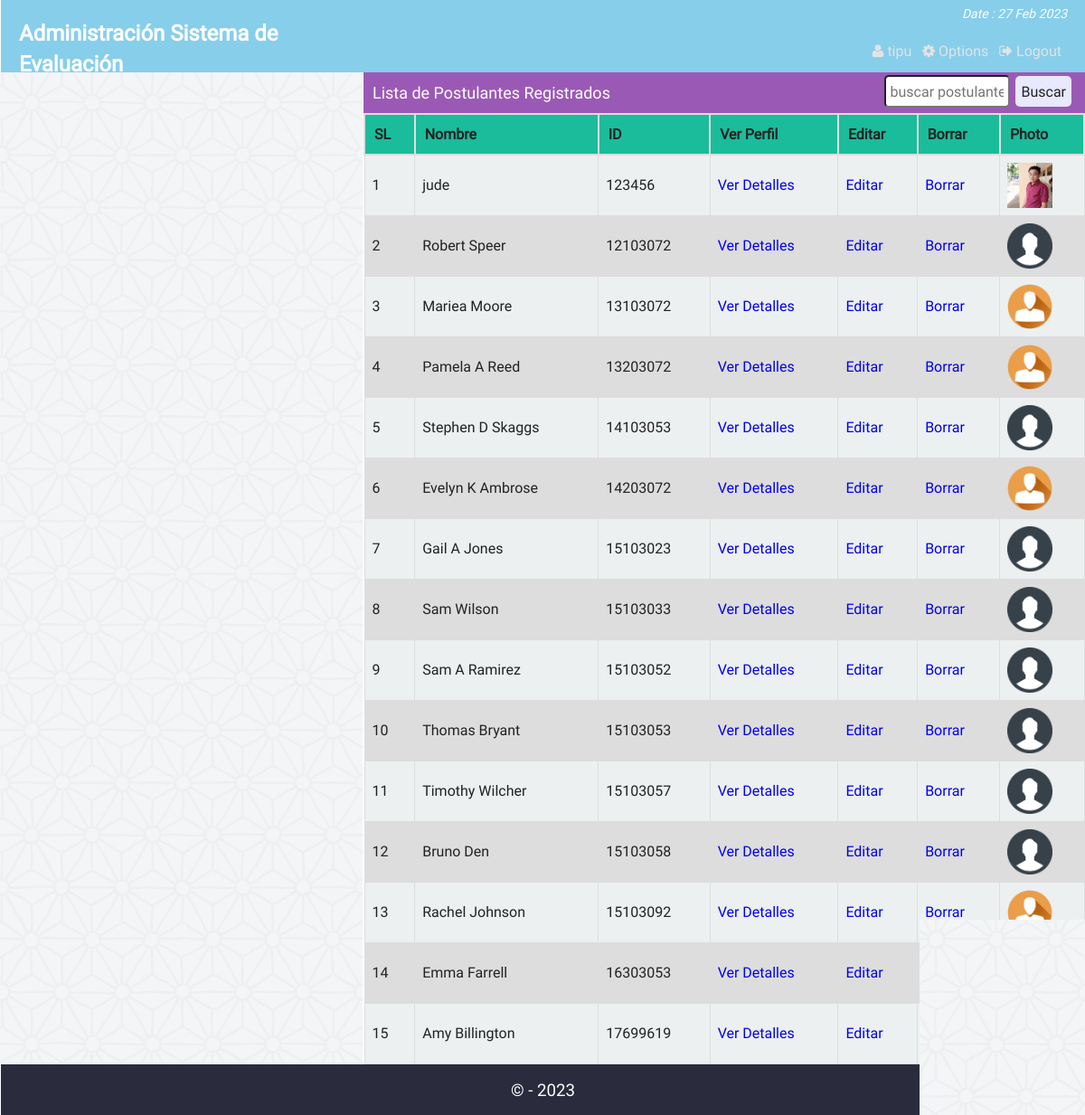
The page /admin_all_student.php (signed in) on the database its author committed.
### tables this page shows
CREATE TABLE `st_info` (
  `st_id` INTEGER,
  `name` varchar(100) NOT NULL,
   `lastname` VARCHAR(100),
   `cedula` VARCHAR(10), 
   `titulo` VARCHAR(500),
   `cargo` VARCHAR(500),
   `estado` integer,
  `password` varchar(32) NOT NULL,
  `email` varchar(50) NOT NULL,
  `bday` date NOT NULL,
  `program` varchar(10) NOT NULL,
  `contact` varchar(20) NOT NULL,
  `gender` varchar(10) NOT NULL,
  `address` varchar(255) NOT NULL,
  `img` varchar(255) DEFAULT NULL
   
);

### php/functions.php (called while the page is built, shortened)
<?php
class login_registration_class{
	public function get_all_student(){
		global $conn;
		$sql = "select * from st_info order by st_id ASC";
		$query = $conn->query($sql);
		return $query;
	}
	public function get_admin_session(){
		return @$_SESSION['admin_login'];
	}
};
?>

### admin_all_student.php (the view, shortened to what this page needs)
<?php
	require "php/config.php";
	require_once "php/functions.php";
	$user = new login_registration_class();
	$admin_name = $_SESSION['admin_name'];
?>
<?php
include "php/headertop_admin.php";
?>
<div class="all_student">
	<div class="search_st">
		<div class="hdinfo"><h3>Lista de Postulantes Registrados</h3></div>
		<div class="search">
		<form action="admin_search_student.php" method="GET">
			<input type="text" name="src_student" placeholder="buscar postulante" />
			<input type="submit" value="Buscar" />
		</form>
		</div>
	</div>
		<table class="tab_one">
			<tr>
				<th>SL</th>
				<th>Nombre</th>
				<th>ID</th>
				<th>Ver Perfil</th>
				<th>Editar</th>
				<th>Borrar</th>
				<th>Photo</th>
			</tr>
			<?php
			$i=0;
				$alluser = $user->get_all_student();
				while($rows = $alluser->fetch_assoc()){
				$i++;
			?>
			<tr>
				<td><?php echo $i; ?></td>
				<td><?php echo $rows['name'];?></td>
				<td><?php echo $rows['st_id'];?></td>
				<td><a href="admin_single_student.php?id=<?php echo $rows['st_id'];?>">Ver Detalles</a></td>
				<td><a href="admin_single_student_update.php?id=<?php echo $rows['st_id'];?>">Editar</a></td>
				<td><a href="admin_delete_student.php?id=<?php echo $rows['st_id'];?>">Borrar</a></td>
				<td><img src="img/student/<?php echo $rows['img'];?>" width="50px" height="50px" title="<?php echo $rows['name'];?>" /></td>
			</tr>
			<?php } ?>
		</table>
</div>
<?php include "php/footerbottom.php";?>

### php/headertop_admin.php (shortened to what this page needs)
<!Doctype html>
<html class="no-js" lang="">
    <head>
        <link rel="stylesheet" href="css/normalize.css">
        <link rel="stylesheet" href="font-awesome/css/font-awesome.min.css">
        <link rel="stylesheet" href="fonts/stylesheet.css">
        <link rel="stylesheet" href="css/main.css">
		<link rel="stylesheet" href="plugins/file-uploader/css/jquery.fileupload.css">
		<link rel="stylesheet" href="plugins/file-uploader/css/jquery.fileupload-ui.css">
    </head>
    <body>
        <header class="container header_area" style="background-color: skyblue">
			<div id="sticker">
				<div class="head">
					<div style="color: white;margin-left: 20px">
						<h2>Administración Sistema de Evaluación</h2>
					</div>
				</div>
				<div class="menu ">
					<div class="dateshow fix"><p><?php echo "Date : ".date("d M Y"); ?></p></div>
					<ul>
						<?php if($user->get_admin_session()){ ?>
						<li><a href="admin_logout.php"><i class="fa fa-sign-out" aria-hidden="true"></i> Logout</a></li>
						<li><a href="admin.php"><i class="fa fa-cog" aria-hidden="true"></i> Options</a></li>
						<li><a href="admin.php"><i class="fa fa-user" aria-hidden="true"></i>
						<?php echo $admin_name; ?>
						</a></li>
						<?php } ?>
					</ul>
				</div>
			</div>
		</header>
		<div class="info container fix">

### php/footerbottom.php
</div>
<footer class="container">
	<h3 style="text-align:center;background:#2A2B3C;margin:0;padding:15px;color:#fff;font-weight:normal">&copy; - <?php echo date("Y");?> </h3>
</footer>
</html>

### css/main.css (style rules this page uses)
html { color: #222; font-size: 1em; line-height: 1.4; }
audio, canvas, iframe, img, svg, video { vertical-align: middle; }
a { text-decoration:none; }
.fix { overflow:hidden; }
body { font-family:roboto !important; background:url(../img/ptrn.png) repeat fixed; }
.container { display:block; margin:0 auto; background:#FFFFFF; border-left:1px solid #FFFFFF; }
.header_area { height:80px; background:#2A2B3C; }
.head { float:left; width:400px; }
.dateshow p { color: #fff; text-align: right; margin: 0; margin-top: 5px; margin-right: 20px; padding: 0; font-size: 14px; font-style: italic; }
.menu { width:600px; float:right; }
.menu ul { color: #e3e3e5; list-style: outside none none; margin: 20px 20px 0 0; padding: 0; }
.menu>ul>li { float:right; display:block; }
.menu>ul>li a { color: #e3e3e5; font-size: 16px; padding: 3px 6px; }
.st_reg th, td { padding: 8px; }
table.tab_one { width:100%; }
table.tab_one th { background:#1abc9c; padding:10px; font-weight:bold; text-align:left; }
table.tab_one td { border:1px solid #ddd; padding:8px; }
table.tab_one td a { text-decoration:none; }
table.tab_one tr:nth-child(odd) { background:#ddd; }
table.tab_one tr:nth-child(even) { background:#ecf0f1; }
.all_student { min-height:450px; }
.search_st { background:#9b59b6; height:45px; }
.search { float:right; }
.hdinfo { float:left; width:500px; }
.hdinfo h3 { font-size:18px; color:#fff; padding:10px; margin:0; font-weight:normal; }
.search input[type=text] { line-height: normal; padding: 5px; margin: 3px; border-radius:5px; width:125px; }
.search input[type=submit] { padding:6px; margin-right:15px; border:none; background:#E8E8FF; border-radius:5px; }
table.att_tab tr,td,th { border:2px solid #ddd; border-collapse:collapse; padding:8px; }
#sticker { background:#2A2B3C; }

### rows shown on the page
st_info: name "jude", st_id "123456", img (picture)
st_info: name "Robert Speer", st_id "12103072", img (picture)
st_info: name "Mariea Moore", st_id "13103072", img (picture)
st_info: name "Pamela A Reed", st_id "13203072", img (picture)
st_info: name "Stephen D Skaggs", st_id "14103053", img (picture)
st_info: name "Evelyn K Ambrose", st_id "14203072", img (picture)
st_info: name "Gail A Jones", st_id "15103023", img (picture)
st_info: name "Sam Wilson", st_id "15103033", img (picture)
st_info: name "Sam A Ramirez", st_id "15103052", img (picture)
st_info: name "Thomas Bryant", st_id "15103053", img (picture)
st_info: name "Timothy Wilcher", st_id "15103057", img (picture)
st_info: name "Bruno Den", st_id "15103058", img (picture)
st_info: name "Rachel Johnson", st_id "15103092", img (picture)
st_info: name "Emma Farrell", st_id "16303053", img (picture)
st_info: name "Amy Billington", st_id "17699619", img (picture)

### other values the page prints
$admin_name "tipu"
